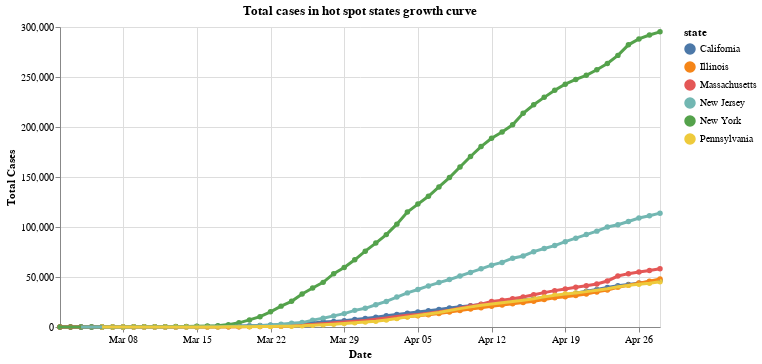

Notebook code cell kept with this figure:
### Markdown cell above
## 5 - Examining case growth curves in "hot spot" states
We defined 'hot spot' states as those who make up more than 4% of the country's cases on the latest date recorded

### Code cell
us_states['date'] = pd.to_datetime(us_states['date'], format="%Y/%m/%d")

recent_cases = us_states[us_states['date']>"2020-03-1"]
hotspot_threshold=total_cases*.04

states_slow_growth = recent_cases[recent_cases['date']==latest_date]
states_slow_growth = states_slow_growth[states_slow_growth['cases']<hotspot_threshold]
states_slow_growth= states_slow_growth["state"]
recent_cases_hot_spot = recent_cases[~recent_cases.state.isin(states_slow_growth)]

scales = alt.selection_interval(bind='scales')
highlight = alt.selection(type='single', on='mouseover', fields=['state'], nearest=True)

base = alt.Chart(recent_cases_hot_spot).mark_line(point=True).encode(
    y=alt.Y('cases:Q', axis=alt.Axis(title='Total Cases')),
#     x='date:T',
    x=alt.X('date:T', axis=alt.Axis(format='%b %d', title='Date')),
#     y='cases:Q',
    color='state:N',
    tooltip=['state', 'cases', 'date']
)


points = base.mark_circle().encode(
    opacity=alt.value(1)
).add_selection(
    highlight
).properties(
    width=600,
    title='Total cases in hot spot states growth curve'
)


lines = base.mark_line().encode(
    size=alt.condition(~highlight, alt.value(1.25), alt.value(3))
)

display(points + lines)

### Figure 1 — Vega-Lite specification as saved in the notebook (floating-point values rounded to 4 significant figures; data arrays with more than 128 entries replaced by an {"elided": "..."} marker saying what was removed)
{"config": {"view": {"continuousWidth": 400, "continuousHeight": 300}}, "layer": [{"mark": "circle", "encoding": {"color": {"type": "nominal", "field": "state"}, "opacity": {"value": 1}, "tooltip": [{"type": "nominal", "field": "state"}, {"type": "quantitative", "field": "cases"}, {"type": "temporal", "field": "date"}], "x": {"type": "temporal", "axis": {"format": "%b %d", "title": "Date"}, "field": "date"}, "y": {"type": "quantitative", "axis": {"title": "Total Cases"}, "field": "cases"}}, "selection": {"selector002": {"type": "single", "on": "mouseover", "fields": ["state"], "nearest": true}}, "title": "Total cases in hot spot states growth curve", "width": 600}, {"mark": "line", "encoding": {"color": {"type": "nominal", "field": "state"}, "size": {"condition": {"value": 1.25, "selection": {"not": "selector002"}}, "value": 3}, "tooltip": [{"type": "nominal", "field": "state"}, {"type": "quantitative", "field": "cases"}, {"type": "temporal", "field": "date"}], "x": {"type": "temporal", "axis": {"format": "%b %d", "title": "Date"}, "field": "date"}, "y": {"type": "quantitative", "axis": {"title": "Total Cases"}, "field": "cases"}}}], "data": {"name": "data-91a25269fab6df765da5639de4582171"}, "$schema": "https://vega.github.io/schema/vega-lite/v4.8.1.json", "datasets": {"data-91a25269fab6df765da5639de4582171": {"elided": "342 records"}}}
